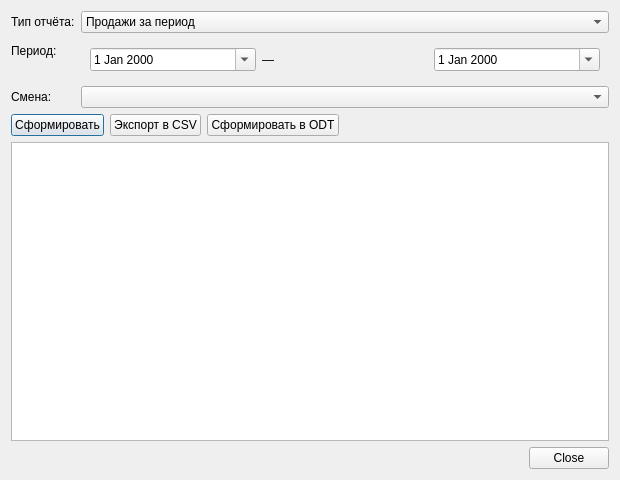
<?xml version="1.0" encoding="UTF-8"?>
<ui version="4.0">
 <class>ReportsDialog</class>
 <widget class="QDialog" name="ReportsDialog">
  <property name="minimumSize">
   <size>
    <width>620</width>
    <height>480</height>
   </size>
  </property>
  <property name="windowTitle">
   <string>Отчёты</string>
  </property>
  <layout class="QVBoxLayout" name="mainLayout">
   <item>
    <layout class="QFormLayout" name="paramsLayout">
     <item row="0" column="0">
      <widget class="QLabel" name="reportTypeLabel">
       <property name="text">
        <string>Тип отчёта:</string>
       </property>
      </widget>
     </item>
     <item row="0" column="1">
      <widget class="QComboBox" name="reportTypeCombo">
       <item>
        <property name="text">
         <string>Продажи за период</string>
        </property>
       </item>
       <item>
        <property name="text">
         <string>Приход товаров на остатки</string>
        </property>
       </item>
       <item>
        <property name="text">
         <string>Списание с остатков</string>
        </property>
       </item>
       <item>
        <property name="text">
         <string>Продажи за смену</string>
        </property>
       </item>
       <item>
        <property name="text">
         <string>Сверка итогов (смена)</string>
        </property>
       </item>
       <item>
        <property name="text">
         <string>Выгрузка остатков</string>
        </property>
       </item>
      </widget>
     </item>
     <item row="1" column="0">
      <widget class="QLabel" name="periodLabel">
       <property name="text">
        <string>Период:</string>
       </property>
      </widget>
     </item>
     <item row="1" column="1">
      <widget class="QWidget" name="periodWidget" native="true">
       <layout class="QHBoxLayout" name="periodLayout">
        <item>
         <widget class="QDateEdit" name="dateFromEdit">
          <property name="calendarPopup">
           <bool>true</bool>
          </property>
         </widget>
        </item>
        <item>
         <widget class="QLabel" name="dashLabel">
          <property name="text">
           <string>—</string>
          </property>
         </widget>
        </item>
        <item>
         <widget class="QDateEdit" name="dateToEdit">
          <property name="calendarPopup">
           <bool>true</bool>
          </property>
         </widget>
        </item>
       </layout>
      </widget>
     </item>
     <item row="2" column="0">
      <widget class="QLabel" name="shiftLabel">
       <property name="text">
        <string>Смена:</string>
       </property>
      </widget>
     </item>
     <item row="2" column="1">
      <widget class="QComboBox" name="shiftCombo">
       <property name="minimumWidth">
        <number>280</number>
       </property>
      </widget>
     </item>
    </layout>
   </item>
   <item>
    <layout class="QHBoxLayout" name="buttonsLayout">
     <item>
      <widget class="QPushButton" name="generateButton">
       <property name="text">
        <string>Сформировать</string>
       </property>
      </widget>
     </item>
     <item>
      <widget class="QPushButton" name="exportCsvButton">
       <property name="text">
        <string>Экспорт в CSV</string>
       </property>
      </widget>
     </item>
     <item>
      <widget class="QPushButton" name="exportOdtButton">
       <property name="text">
        <string>Сформировать в ODT</string>
       </property>
      </widget>
     </item>
     <item>
      <spacer name="horizontalSpacer">
       <property name="orientation">
        <enum>Qt::Horizontal</enum>
       </property>
       <property name="sizeHint" stdset="0">
        <size>
         <width>40</width>
         <height>20</height>
        </size>
       </property>
      </spacer>
     </item>
    </layout>
   </item>
   <item>
    <widget class="QTableWidget" name="previewTable">
     <property name="alternatingRowColors">
      <bool>true</bool>
     </property>
     <property name="selectionBehavior">
      <enum>QAbstractItemView::SelectRows</enum>
     </property>
     <property name="selectionMode">
      <enum>QAbstractItemView::SingleSelection</enum>
     </property>
    </widget>
   </item>
   <item>
    <widget class="QDialogButtonBox" name="buttonBox">
     <property name="standardButtons">
      <set>QDialogButtonBox::Close</set>
     </property>
    </widget>
   </item>
  </layout>
 </widget>
 <resources/>
 <connections/>
</ui>
